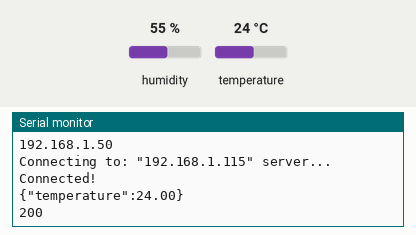
Recording of a sketch running on a simulated ESP8266 (NodeMCU). Parts: the last lines printed to the serial monitor. The inputs (shaded band) are chosen by the test bench; at power-on: humidity 55 %, temperature 24 °C. WiFi joins after 1.5 s; servers stay silent unless stated; uploads are accepted with an empty reply.

Above: at 4.7 s.
4.8 s: humidity set to 22 %
At 6.49 s:
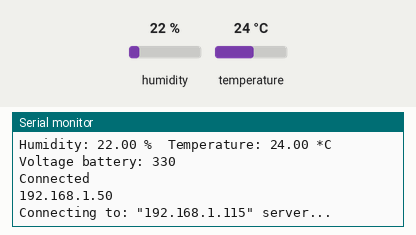
8.2 s: temperature set to 12 °C
At 9.11 s:
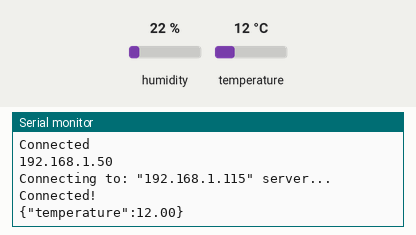
11.6 s: humidity set to 40 %
At 12.2 s:
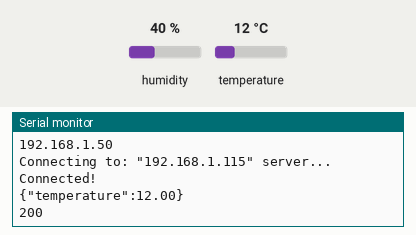
Timing chart, 0 to 14.6 s (numbered marks = the images above; inputs shaded):
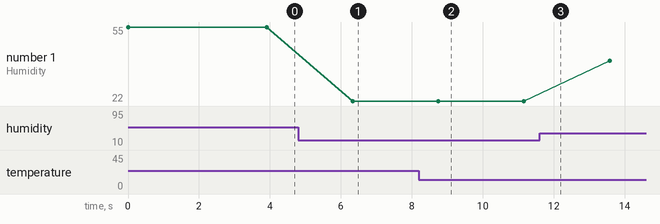

The sketch:

sensor_node.ino
```cpp
#include "sensor_node.h"

void setPins(){
  //  ADC_MODE(ADC_VCC);
    //pinMode(SENSOR, INPUT);
}

boolean connect(){
    if(WiFi.status() != WL_CONNECTED ){
        WiFi.begin(ssid, password);
        unsigned long start = millis();
        while((millis() - start) <TIMING::CONNECT_TIMEOUT){
            if( WiFi.status() == WL_CONNECTED ) {
                return true;
            }
            delay(TIMING::WAIT_CONNECT);
        }
        return false;
    }
    return true;
}

String prepareTagContent(String tag){

    String message = "{\"x\":\"";
    message.concat(String(millis()));
    message.concat("\", \"y\":\""+tag+"\"}");
    //message.concat("\"}");
    return message;
}

int sendTagToServer(String content){
    Serial.println(content);
    //String host = SERVER_APP;
    http.begin(SERVER_APP, PORT_APP, API_ENDPOINT, false, "");
    //http.addHeader("plotly-convertTimestamp",TIMEZONE);
    http.addHeader("Content-Type", "application/json");
    //http.addHeader("plotly-streamtoken",tokens[0]);
    int httpCode = http.POST(content);
    http.end();
    Serial.println(httpCode);
    return httpCode;
}

boolean sendMessage(String data){
    if(connect()){
        Serial.println("Connected");
        Serial.println(WiFi.localIP());
        ESP8266Connect(SERVER_APP, PORT_APP);
        switch(sendTagToServer(data)){
            case HTTP_OK:
            return true;
            break;
            case HTTP_NOT_AUTHORIZED:
            return false;
            //notifyBlockedAccess();
            break;
            case HTTP_NOT_RESPONSE:
            return false;
            //notifyServerNotResponding();
        }
    }

}

String collectData(){
    float h = dht.readHumidity();
  // Read temperature as Celsius (the default)
    float t = dht.readTemperature();

    Serial.print("Humidity: ");
    Serial.print(h);
    Serial.print(" %\t");
    Serial.print("Temperature: ");
    Serial.print(t);
    Serial.print(" *C ");
    Serial.print("Voltage battery: ");
    Serial.println(ESP.getVcc()/10);
    String result ="{\"temperature\":";
    result.concat(String(t));
    result.concat("}");
    return result;
}

void ESP8266Connect(char* url, int port){
    Serial.print("Connecting to: \"");
    Serial.print(url);
    Serial.println("\" server...");
    if (!client.connect(url, port)) {
        Serial.println("*Connection Failed!*\r\n");
    }
    else{
        Serial.println("Connected!");
    }
}

void setup( void ) {
    Serial.swap();
    Serial.begin(ESP_BAUDRATE);
    setPins();
   // digitalWrite(BUZZER,LOW);
    //playBuzzer(SHORT_BUZZ);
    Serial.println("Start");
    WiFi.printDiag(Serial);
    dht.begin();
}

void loop ( void ) {

    sendMessage(collectData());
    delay(2000);
    //ESP.deepSleep(2 * 1000000, WAKE_RF_DEFAULT);
}
```

nodemcu_defaults.h
```cpp
#ifndef _NODEMCU_DEFAULTS_H
#define _NODEMCU_DEFAULTS_H

#define ssid       "Salcomp_sys"
#define password   "salcomp@2016"

enum GPIO{
    BUZZER=16,
    //LED1=14,
    LED2=4,
    BUTTON = 12,
    TIP=5,
    SENSOR=4,
};
typedef enum {
    HTTP_NOT_RESPONSE = -1,
    HTTP_OK = 200,
    HTTP_NOT_AUTHORIZED=401,
    HTTP_NOT_FOUND=404,
    HTTP_INTERNAL_ERROR=500

}http_codes;
HTTPClient http;

#endif
```

sensor_node.h
```cpp
#ifndef _SENSOR_NODE_H
#define _SENSOR_NODE_H
#include <ESP8266WiFi.h>
#include <ESP8266HTTPClient.h>
#include <DHT.h>
#include "nodemcu_defaults.h"

#define VERSION             "1.1.0"
#define ESP_BAUDRATE        74880

#define userName   "laurogama"
#define APIKey     "duovq5z1jp"
#define fileName   "test"
#define fileopt    "overwrite"
#define nTraces    1
#define maxpoints  "30"
#define world_readable true
#define convertTimestamp true
#define TIMEZONE    "America/Manaus"
#define SERVER_APP  "192.168.1.115"
#define PORT_APP    8000
#define API_ENDPOINT "/temperature/"
#define DHTTYPE DHT22   // DHT 22  (AM2302), AM2321
                        //
char *tokens[nTraces] = {"u0oi8f2ho4"};
char stream_site[25] = {0};
WiFiClient client;


enum TIMING{
    SHORT_BUZZ=500,
    CLOCK=1,
    SLEEP_DELAY_IN_SECONDS=2,
    WAIT_CONNECT=100,
    WAIT_STATUS=1000,
    WAIT_NOTIFY=2000,
    WAIT_OPEN_ACCESS=3000,
    CONNECT_TIMEOUT=60000

};
DHT dht(SENSOR, DHTTYPE);
void ESP8266Connect(char* url, int port);

#endif
```

Measured:
- after the input at 4.8 s, the serial monitor: prints a new line after 1.5 s (image 1)
- after the input at 8.2 s, the serial monitor: prints a new line after 0.54 s (image 2)
- plotted number 1: 55 → 22 after the input at 4.8 s, 22 → 40 after the input at 11.6 s
